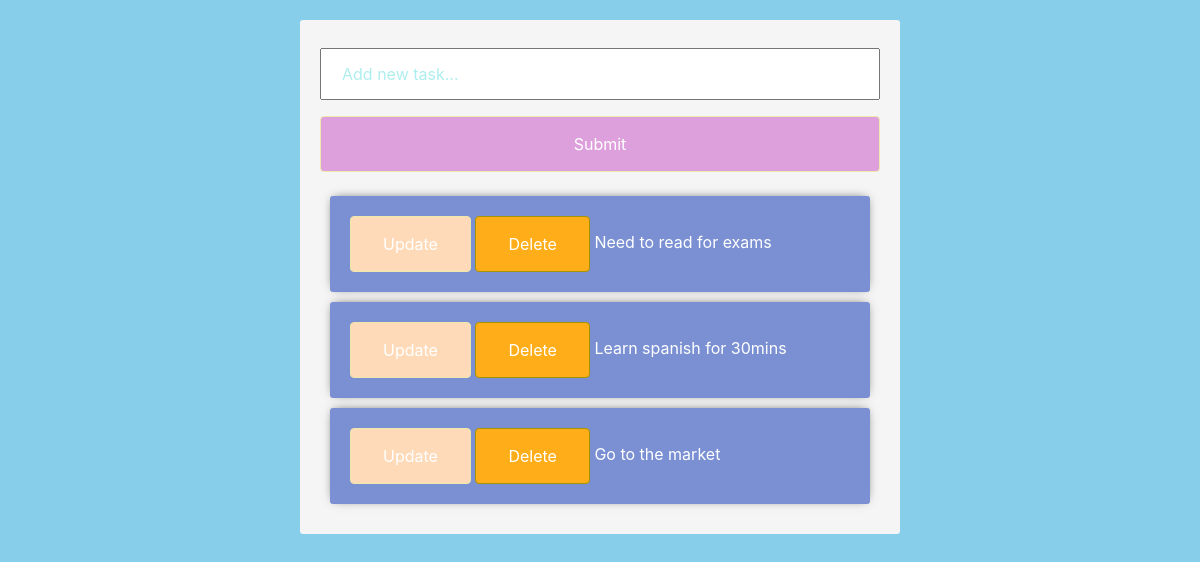
Before: / with the older database file.
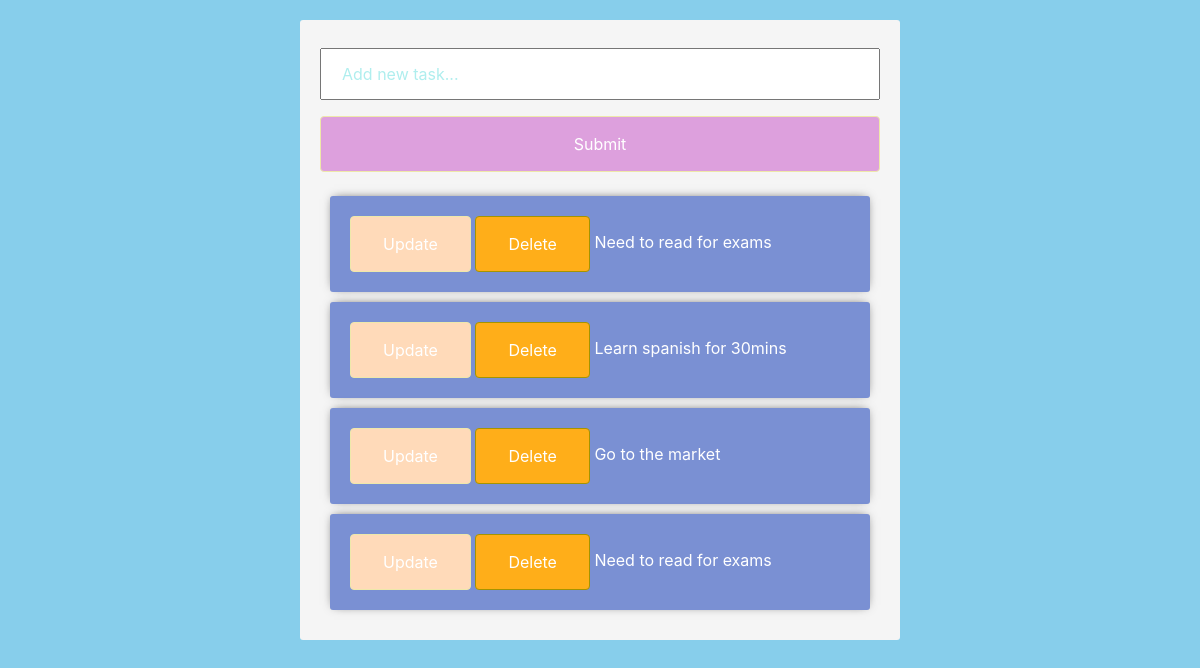
After: the same page with the newer database file.
### tasks/models.py (models this page shows)
class Task(models.Model):
    title = models.CharField(max_length=200)
    complete = models.BooleanField(default=False)
    created = models.DateTimeField(auto_now_add = True)
    def __str__(self):
        return self.title

### tasks/views.py (the view)
# urls.py: path('', views.index, name = 'list'),
def index(request):
    tasks = Task.objects.all()
    form = Taskform()
    if request.method == 'POST':
        form = Taskform(request.POST)
        if form.is_valid():
            form.save()
        return redirect('/')
    context = {
        'tasks': tasks,
        'form': form
    }
    return render(request, 'tasks/list.html', context)

### tasks/forms.py
class Taskform(forms.ModelForm):
    title = forms.CharField(widget=forms.TextInput(attrs={'placeholder': 'Add new task...'}))
    class Meta:
        model = Task
        fields = '__all__'

### tasks/templates/tasks/list.html (shortened to what this page needs)
<link rel="stylesheet" href = "https://stackpath.bootstrapcdn.com/bootstrap/4.3.1/css/bootstrap.min.css">
<div class = "center-column">
    <form method= "POST" action="/">
        {{form.title}}
        <input class="btn btn-dark" type ="submit"  name= "Create Task">
    </form>
    <div class ="todo-list">
    {% for task in tasks %}
        <div class ='item-row'>
            <a  class="btn btn-sm btn-info" href= "{% url 'update' task.id %}">Update</a>
            <a class="btn btn-sm btn-danger" href= "{% url 'delete' task.id %}">Delete</a>
            {% if task.complete == True %}
            <strike>{{task}}</strike>
            {% else %}
            <span>{{task}}</span>
            {% endif %}
        </div>
    {% endfor %}
    </div>
</div>

### tasks/templates/tasks/list.html (style rules this page uses)
input { width: 100%; padding:12px 20px ; margin: 8px 0; box-sizing: border-box; }
input::placeholder { color: paleturquoise; }
.center-column { width: 600px; margin: 20px auto; padding: 20px; background-color: whitesmoke; border-radius: 3px; box-shadow: 6ox 2px 30px 0px rgba(0, 0, 0, 0.75); }
.item-row { background-color: rgb(122, 144, 211); margin: 10px; padding: 20px; border-radius: 3px; color: #fff; font-size: 16px; box-shadow: 0px -1px 10px -4px rgba(0, 0, 0, 0.75); }
.btn-danger { background-color: #ffae19; border-color: #a59400; padding: 15px 32px; display: inline-block; text-align: center; font-size: 16px; border-radius: 4px; transition-duration: 0.4s; }
.btn-info { background-color: peachpuff; border-color:palegoldenrod; padding: 15px 32px; display: inline-block; text-align: center; font-size: 16px; border-radius: 4px; transition-duration: 0.4s; }
.btn-dark { background-color: plum; border-color:palegoldenrod; padding: 15px 32px; display: inline-block; text-align: center; font-size: 16px; border-radius: 4px; transition-duration: 0.4s; }

Changed rows visible on the page:
added Task: title "Need to read for exams"
